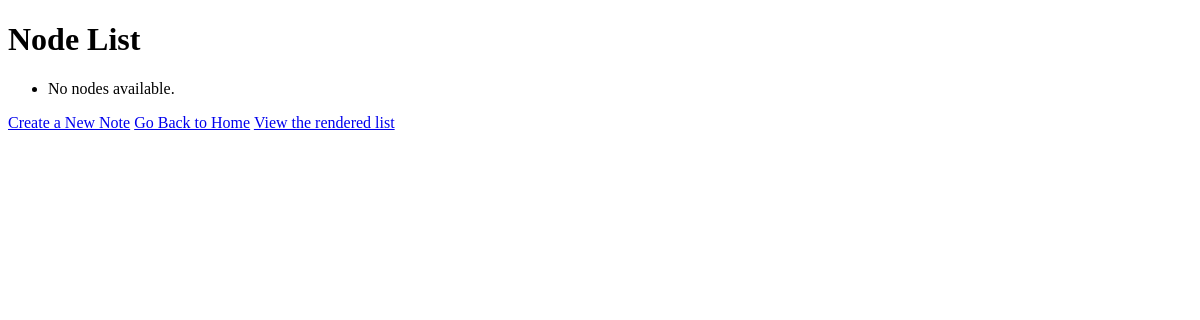
The app's page /list/, older data.
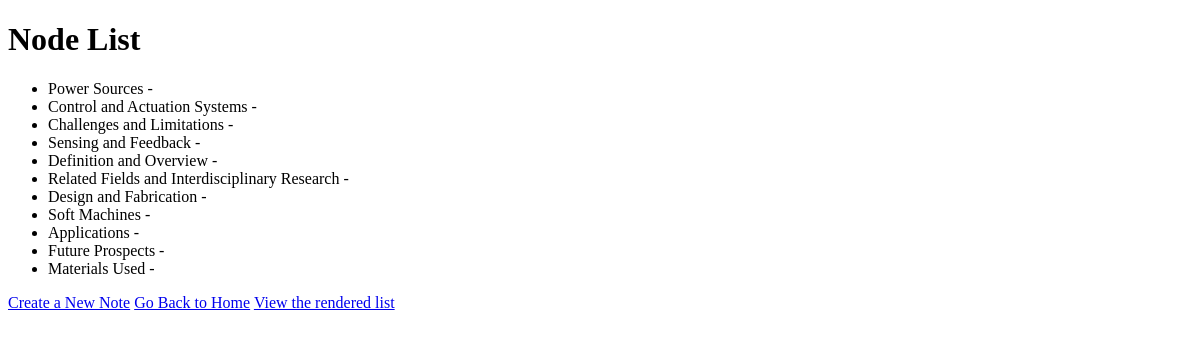
The same page, newer data.
### circle_app/models.py (models this page shows, shortened)
class Node(models.Model):
    name = models.CharField(max_length=255)
    link = models.URLField()

### circle_app/views.py (the view)
# urls.py: path('list/', views.node_list, name='node_list'),
def node_list(request):
    nodes = Node.objects.all()
    return render(request, 'circle_app/node_list.html', {'nodes': nodes})

### circle_app/templates/circle_app/node_list.html (shortened to what this page needs)
<!DOCTYPE html>
<html>
<head>
</head>
<body>
    <h1>Node List</h1>
    <ul>
        {% for node in nodes %}
            <li>{{ node.name }} - <a href="{{ node.link }}" target="_blank">{{ node.link }}</a></li>
        {% empty %}
            <li>No nodes available.</li>
        {% endfor %}
    </ul>
    <a href="{% url 'create_node' %}">Create a New Note</a>
    <a href="{% url 'home' %}" class="btn btn-primary">Go Back to Home</a>
    <a href="{% url 'temp' %}" class="btn btn-primary">View the rendered list</a>
</body>
</html>

Row changes from the older to the newer data that the page shows:
added Node: name "Power Sources"
added Node: name "Control and Actuation Systems"
added Node: name "Challenges and Limitations"
added Node: name "Sensing and Feedback"
added Node: name "Definition and Overview"
added Node: name "Related Fields and Interdisciplinary Research"
added Node: name "Design and Fabrication"
added Node: name "Soft Machines"
added Node: name "Applications"
added Node: name "Future Prospects"
added Node: name "Materials Used"
Text that changed along with them:
text no longer shown: "No nodes available."
